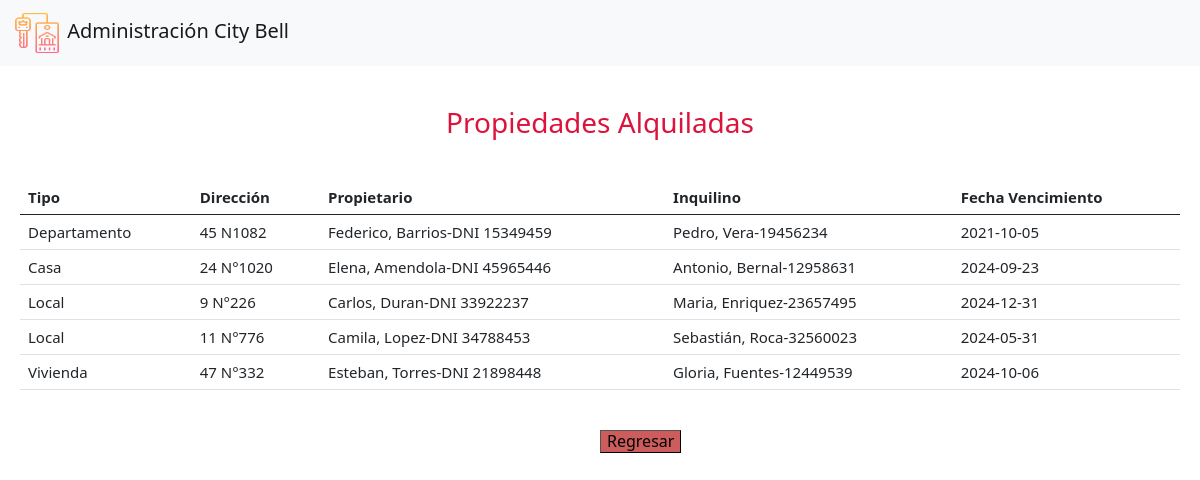
Page /tabla.php on the committed database.
### tables this page shows
CREATE TABLE `Contrato` (
  `id` int(4) NOT NULL,
  `id_propiedad` int(11) DEFAULT NULL,
  `id_propietario` int(20) NOT NULL,
  `id_inquilino` int(20) NOT NULL,
  `fecha_inicio` date NOT NULL,
  `fecha_fin` date NOT NULL,
  `precio` int(30) NOT NULL
);

CREATE TABLE `Propiedad` (
  `id` int(11) NOT NULL,
  `tipo` varchar(20) NOT NULL,
  `direccion` varchar(100) NOT NULL,
  `comodidades` text NOT NULL,
  `id_propietario` int(20) NOT NULL
);

CREATE TABLE `propietario` (
  `dni` int(20) NOT NULL,
  `nombre` varchar(40) NOT NULL,
  `telefono` int(40) NOT NULL,
  `email` varchar(100) NOT NULL
);

CREATE TABLE `Inquilino` (
  `dni` int(11) NOT NULL,
  `nombre` varchar(40) NOT NULL,
  `telefono` int(40) NOT NULL,
  `email` varchar(100) NOT NULL
);

### tabla.php (the view, shortened to what this page needs)
<?php
include 'conexion.php';
include 'nav.php';
?>
<!DOCTYPE html>
<html lang="es">
<head>
    <link href="https://cdn.jsdelivr.net/npm/bootstrap@5.0.2/dist/css/bootstrap.min.css" rel="stylesheet">
</head>
<body>
    <h3 id="title">Propiedades Alquiladas<h3>
<div class= "table-container">
<table class="table">
  <thead>
    <tr>
      <th scope="col">Tipo</th>
      <th scope="col">Dirección</th>
      <th scope="col">Propietario</th>
      <th scope="col">Inquilino</th>
      <th scope="col">Fecha Vencimiento</th>
    </tr>
  </thead>
  <tbody>
		<?php
		$sql= "SELECT p.tipo, p.direccion, propietario.dni AS dni_prop, propietario.nombre AS nombre_prop, i.dni AS i_dni, i.nombre AS i_nombre, c.fecha_fin  from Propiedad p JOIN propietario ON(p.id_propietario = propietario.dni) JOIN Contrato c ON(c.id_propietario = propietario.dni && c.id_propiedad = p.id) JOIN Inquilino i ON(c.id_inquilino = i.dni)";
    $result=mysqli_query($conexion,$sql);
		while($mostrar=mysqli_fetch_array($result)){
		 ?>
    <div class = 'tablas_estilo'>
		<tr>
      <td><?php echo $mostrar['tipo'] ?></td>
			<td><?php echo $mostrar['direccion'] ?></td>
			<td><?php echo $mostrar['nombre_prop'] ?>-<?php echo 'DNI '.$mostrar['dni_prop'] ?></td>
			<td><?php echo $mostrar['i_nombre'] ?>-<?php echo $mostrar['i_dni'] ?></td>
      <td><?php echo $mostrar['fecha_fin'] ?></td>
		</tr>
	<?php
	}
	?>
  </tbody>
</table>
</div>
<div class="col-12">
  <button type="submit" name="bt_index" onclick=" location.href='index.php'" class="bt" >Regresar</button>
</div>
</body>

### estilos.css (style rules this page uses)
#title { text-align: center; margin-top: 40px; margin-bottom: 40px; font-weight: lighter; color: crimson; }
.table-container { margin: 20px ; }
.table { font-size: 15px; }
.bt { font-size: 12pt ; background-color: indianred !important; border-width: 1px; margin-left: 600px; margin-top: 20px; }

### rows in the picture
contrato: id_propiedad.tipo "Departamento", id_propiedad.direccion "45 N1082", id_propietario.nombre "Federico, Barrios", id_propietario.dni "15349459", id_inquilino.nombre "Pedro, Vera", id_inquilino.dni "19456234", fecha_fin "2021-10-05"
contrato: id_propiedad.tipo "Casa", id_propiedad.direccion "24 N°1020", id_propietario.nombre "Elena, Amendola", id_propietario.dni "45965446", id_inquilino.nombre "Antonio, Bernal", id_inquilino.dni "12958631", fecha_fin "2024-09-23"
contrato: id_propiedad.tipo "Local", id_propiedad.direccion "9 N°226", id_propietario.nombre "Carlos, Duran", id_propietario.dni "33922237", id_inquilino.nombre "Maria, Enriquez", id_inquilino.dni "23657495", fecha_fin "2024-12-31"
contrato: id_propiedad.tipo "Local", id_propiedad.direccion "11 N°776", id_propietario.nombre "Camila, Lopez", id_propietario.dni "34788453", id_inquilino.nombre "Sebastián, Roca", id_inquilino.dni "32560023", fecha_fin "2024-05-31"
contrato: id_propiedad.tipo "Vivienda", id_propiedad.direccion "47 N°332", id_propietario.nombre "Esteban, Torres", id_propietario.dni "21898448", id_inquilino.nombre "Gloria, Fuentes", id_inquilino.dni "12449539", fecha_fin "2024-10-06"
